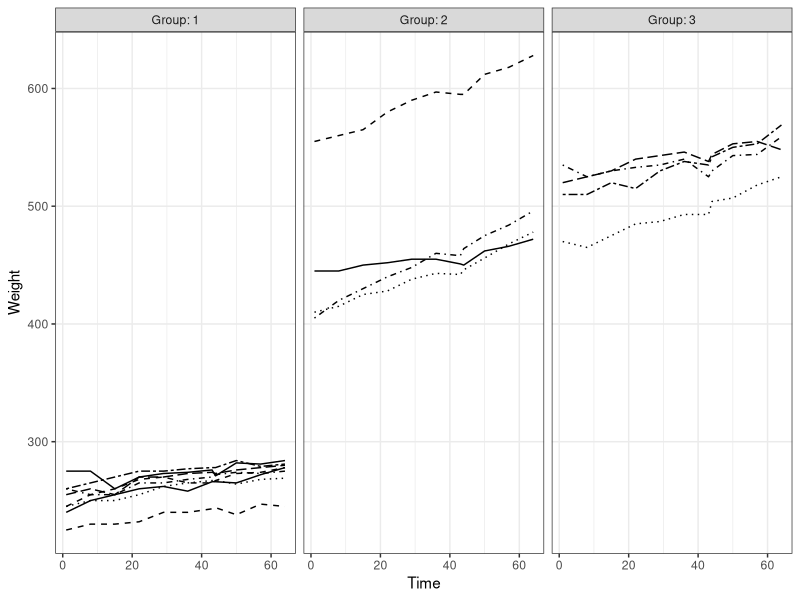
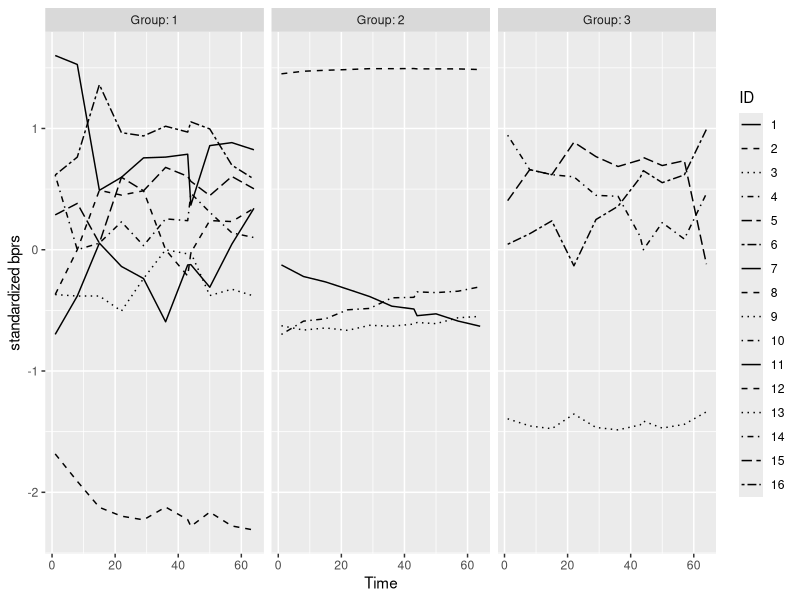
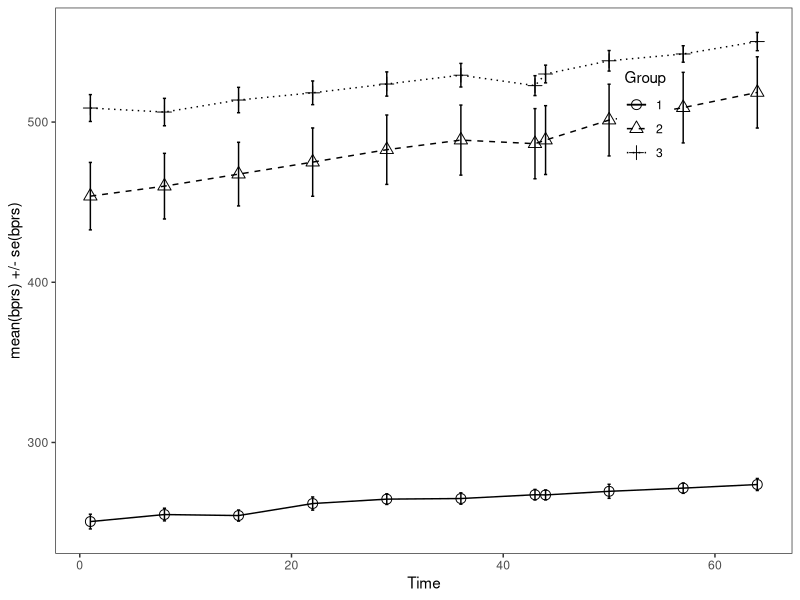
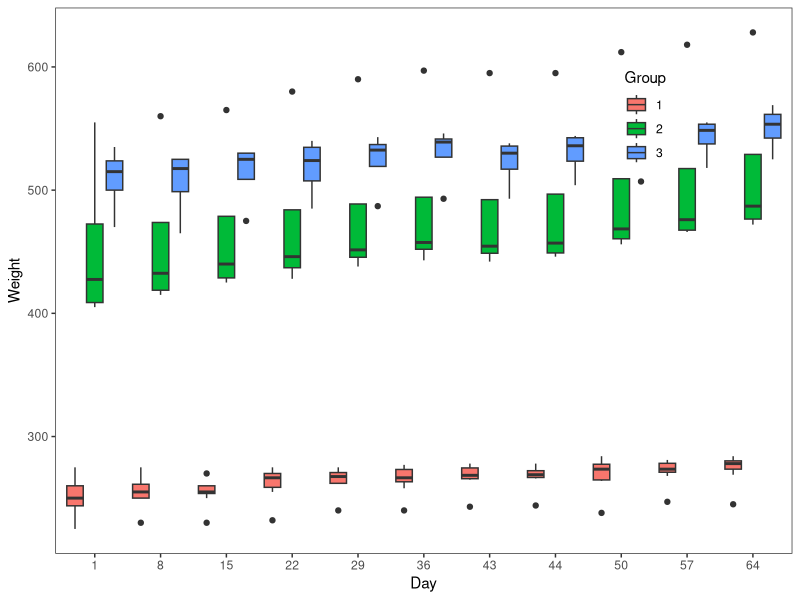
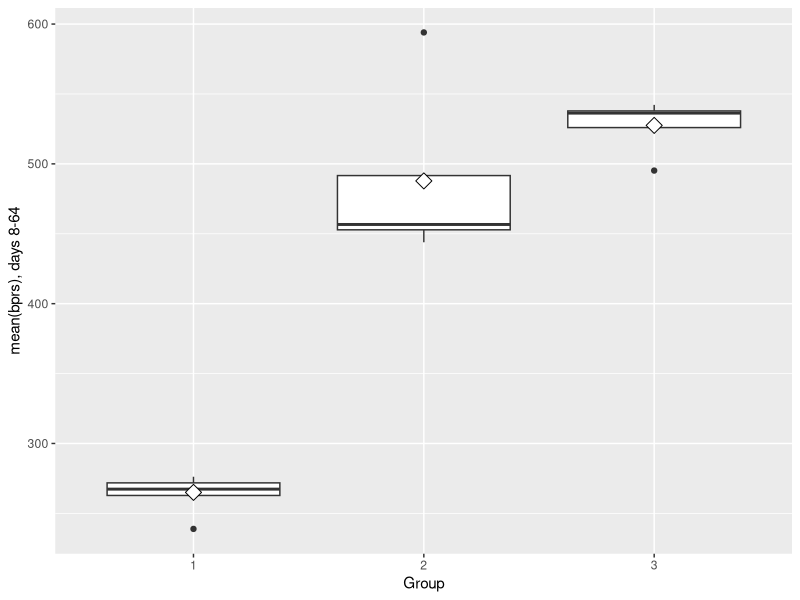
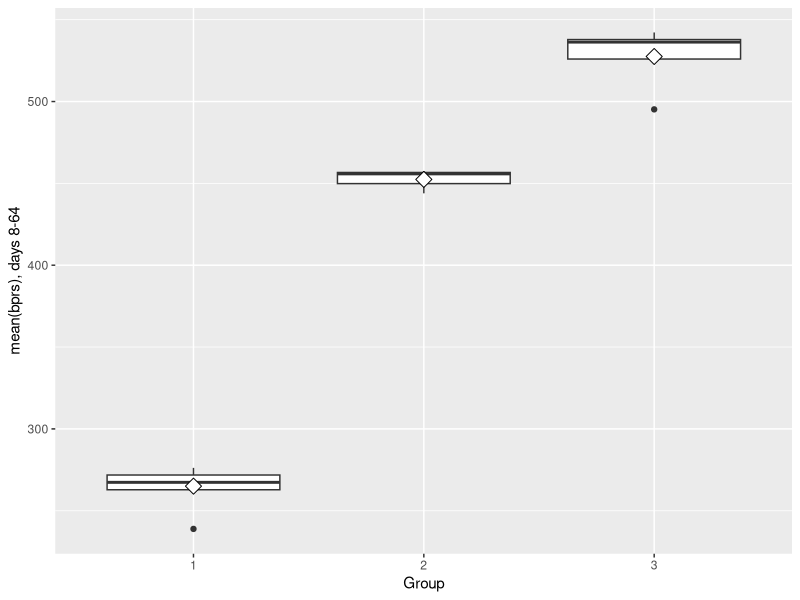
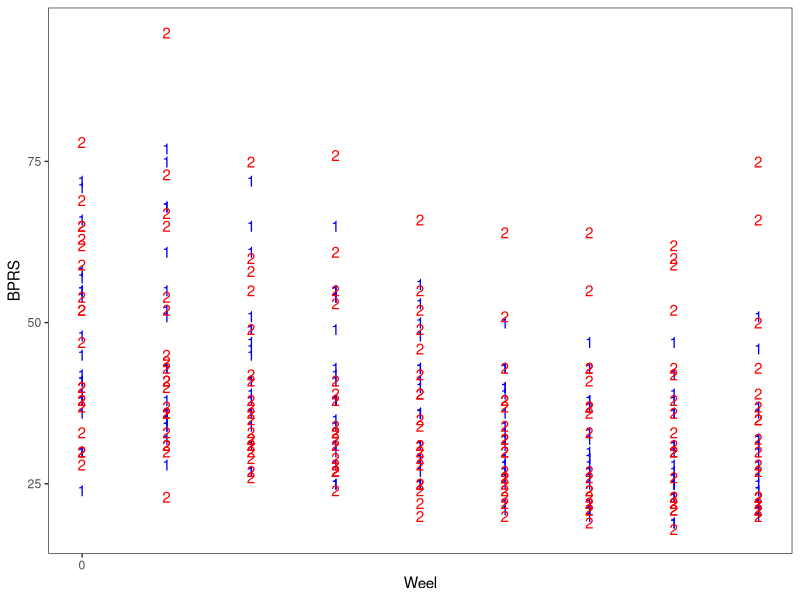
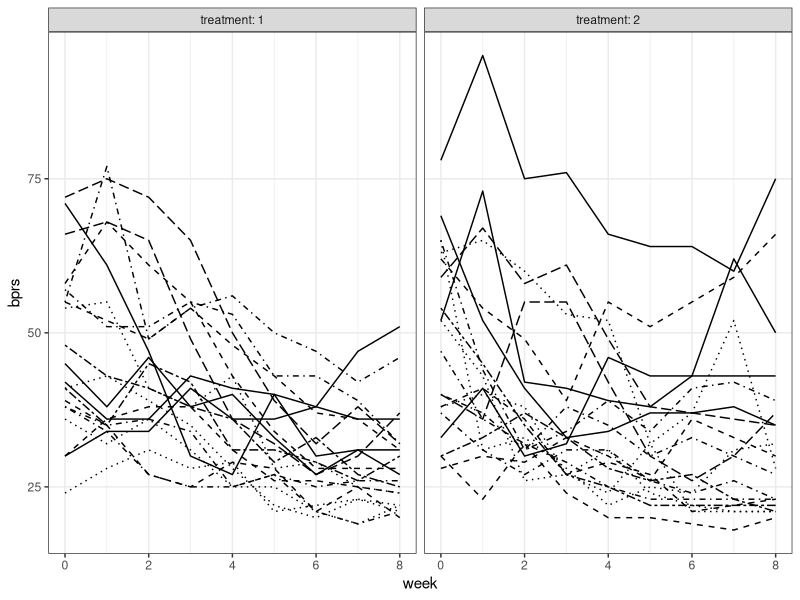

Write R code to recreate these figures, in order.
## ---- chunk 1
library(tidyr); library(dplyr); library(ggplot2)
## ---- chunk 2
RATSL <- read.csv("data/ratsL.csv")
RATSL$ID <- factor(RATSL$ID)
RATSL$Group <- factor(RATSL$Group)
## ---- chunk 3
p1 <- ggplot(RATSL, aes(x = Time, y = Weight, linetype = ID))
p2 <- p1 + geom_line() + scale_linetype_manual(values = rep(1:10, times=2))
p3 <- p2 + facet_grid(. ~ Group, labeller = label_both)
p4 <- p3 + theme_bw() + theme(legend.position = "none")
p5 <- p4 + theme(panel.grid.minor.y = element_blank())
p6 <- p5 + scale_y_continuous(limits = c(min(RATSL$Weight), max(RATSL$Weight)))
p6
## ---- chunk 4
RATSL <- RATSL %>%
  group_by(Time, Group) %>%
  mutate( stdbprs = (Weight - mean(Weight))/sd(Weight) ) %>%
  ungroup()


ggplot(RATSL, aes(x = Time, y = stdbprs, linetype = ID)) +
  geom_line() +
  scale_linetype_manual(values = rep(1:10, times=2)) +
  facet_grid(. ~ Group, labeller = label_both) +
  scale_y_continuous(name = "standardized bprs")


## ---- chunk 5
n <- RATSL$Time %>% unique() %>% length()

RATSS <- RATSL %>%
  group_by(Group, Time) %>%
  summarise( mean=mean(Weight), se=sd(Weight)/sqrt(n) ) %>%
  ungroup()

p1 <- ggplot(RATSS, aes(x = Time, y = mean, linetype = Group, shape = Group))
p2 <- p1 + geom_line() + scale_linetype_manual(values = c(1,2,3))
p3 <- p2 + geom_point(size=3) + scale_shape_manual(values = c(1,2,3))
p4 <- p3 + geom_errorbar(aes(ymin=mean-se, ymax=mean+se, linetype="1"), width=0.3)
p5 <- p4 + theme_bw() + theme(panel.grid.major = element_blank(), panel.grid.minor = element_blank())
p6 <- p5 + theme(legend.position = c(0.8,0.8))
p7 <- p6 + scale_y_continuous(name = "mean(bprs) +/- se(bprs)")
p7
## ---- chunk 6
p1 <- ggplot(RATSL, aes(x = factor(Time), y = Weight, fill = Group))
p2 <- p1 + geom_boxplot(position = position_dodge(width = 0.9))
p3 <- p2 + theme_bw() + theme(panel.grid.major = element_blank(), panel.grid.minor = element_blank())
p4 <- p3 + theme(legend.position = c(0.8,0.8))
p5 <- p4 + scale_x_discrete(name = "Day")
p5

RATSS2 <- RATSL %>%
  filter(Time > 1) %>%
  group_by(Group, ID) %>%
  summarise( mean=mean(Weight) ) %>%
  ungroup()

glimpse(RATSS2)

ggplot(RATSS2, aes(x = Group, y = mean)) +
  geom_boxplot() +
  stat_summary(fun.y = "mean", geom = "point", shape=23, size=4, fill = "white") +
  scale_y_continuous(name = "mean(bprs), days 8-64")
## ---- chunk 7
RATSL_Filt <- RATSS2 %>%
  filter(mean < 580) 


ggplot(RATSL_Filt, aes(x = Group, y = mean)) +
  geom_boxplot() +
  stat_summary(fun.y = "mean", geom = "point", shape=23, size=4, fill = "white") +
  scale_y_continuous(name = "mean(bprs), days 8-64")
## ---- chunk 8
#read the original data and remove the outlier rat
RATS_o <-  read.csv("data/rats.csv")
RATS_o <- RATS_o %>%
  filter(ID != 12) 

#now let's add the first day values as a baseline variable
RATSL_Filt2 <- RATSL_Filt %>%
  mutate(baseline = RATS_o$WD1) 
fit <- lm(mean ~ baseline + Group, data = RATSL_Filt2)
anova(fit)
## ---- chunk 9
BPRSL <- read.csv("./data/bprsL.csv")

BPRSL$subject <- factor(BPRSL$subject)
BPRSL$treatment <- factor(BPRSL$treatment)

glimpse(BPRSL)
## ---- chunk 10
p1 <- ggplot(BPRSL, aes(x = week, y = bprs, group = subject))
p2 <- p1 + geom_text(aes(label = treatment), color = c("blue", 'red')[BPRSL$treatment])
p3 <- p2 + scale_x_continuous(name = "Weel", breaks = seq(0, 60, 10))
p4 <- p3 + scale_y_continuous(name = "BPRS")
p5 <- p4 + theme_bw()
p6 <- p5 + theme(panel.grid.major = element_blank(), panel.grid.minor = element_blank())
p6
## ---- chunk 11
p1 <- ggplot(BPRSL, aes(x = week, y = bprs, linetype = subject))
p2 <- p1 + geom_line() + scale_linetype_manual(values = rep(1:10, times=2))
p3 <- p2 + facet_grid(. ~ treatment, labeller = label_both)
p4 <- p3 + theme_bw() + theme(legend.position = "none")
p5 <- p4 + theme(panel.grid.minor.y = element_blank())
p6 <- p5 + scale_y_continuous(limits = c(min(BPRSL$bprs), max(BPRSL$bprs)))
p6
## ---- chunk 12
BPRSL_Reg <- lm(bprs ~ week + treatment, data = BPRSL)
summary(BPRSL_Reg)
## ---- chunk 13
library("lme4")
library("afex")

BPRSL_Ref <- lmer(bprs ~ week + treatment + (1 | subject), data = BPRSL, REML = FALSE)
summary(BPRSL_Ref)
## ---- chunk 14
BPRSL_Ref1 <- lmer(bprs ~ week + treatment + (treatment | subject), data = BPRSL, REML = FALSE)
summary(BPRSL_Ref1)
## ---- chunk 15
BPRSL_Ref2 <- lmer(bprs ~ week * treatment + (treatment | subject), data = BPRSL, REML = FALSE)
summary(BPRSL_Ref2)
## ---- chunk 16
anova(BPRSL_Ref, BPRSL_Ref1)
anova(BPRSL_Ref1, BPRSL_Ref2)
anova(BPRSL_Ref,BPRSL_Ref2)
## ---- chunk 17
ggplot(BPRSL, aes(x = week, y = bprs, group = subject)) +
  geom_line() +
  facet_grid(. ~ treatment, labeller = label_both) +
  scale_x_continuous(name = "week", breaks = seq(0, 60, 20)) +
  scale_y_continuous(name = "Observed BPRS") +
  theme(legend.position = "top")

Fitted <- fitted(BPRSL_Ref2)
BPRSL <- BPRSL %>%
  mutate(Fitted)

ggplot(BPRSL, aes(x = week, y = Fitted, group = subject)) +
  geom_line() +
  facet_grid(. ~ treatment, labeller = label_both) +
  scale_x_continuous(name = "week", breaks = seq(0, 60, 20)) +
  scale_y_continuous(name = "Fitted BPRS") +
  theme(legend.position = "top")
